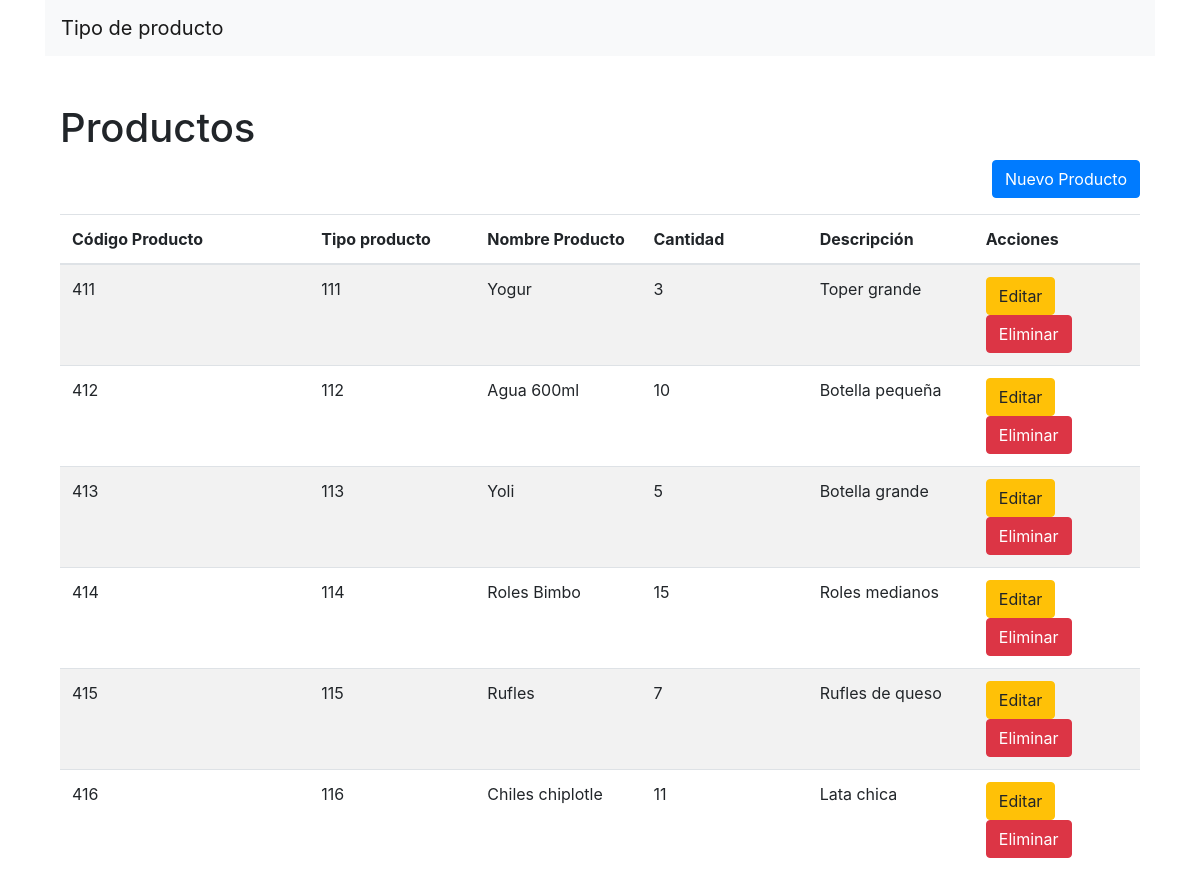
/?c=producto, run on the app's committed database.
### tables this page shows
CREATE TABLE `producto` (
  `idProducto` int(10) UNSIGNED NOT NULL,
  `nit` varchar(20) NOT NULL,
  `nomprod` varchar(100) NOT NULL,
  `precioU` float NOT NULL,
  `descrip` text
);

### Controller/producto.controller.php (called while the page is built, shortened)
<?php
require_once 'model/producto.php';
class ProductoController{
    public function __CONSTRUCT(){
        $this->model = new producto();
    }
    public function Index(){
        require_once 'view/header.php';
        require_once 'view/producto/producto.php';
    }
}

### Model/database.php (called while the page is built)
<?php
class Database
{
    public static function Conectar()
    {
        $pdo = new PDO('mysql:host=localhost;dbname=mvc_php;charset=utf8', 'root', '');
        $pdo->setAttribute(PDO::ATTR_ERRMODE, PDO::ERRMODE_EXCEPTION);
        return $pdo;
    }
}

### Model/producto.php (called while the page is built, shortened)
<?php
class producto
{
	private $pdo;
	public function __CONSTRUCT()
	{
		try
		{
			$this->pdo = Database::Conectar();
		}
		catch(Exception $e)
		{
			die($e->getMessage());
		}
	}
	public function Listar()
	{
		try
		{
			$stm = $this->pdo->prepare("SELECT * FROM producto");
			$stm->execute();
			return $stm->fetchAll(PDO::FETCH_OBJ);
		}
		catch(Exception $e)
		{
			die($e->getMessage());
		}
	}
}

### View/producto/producto.php (the view, shortened to what this page needs)
<!DOCTYPE html>
<html lang="en">
<head>
    <link href="https://maxcdn.bootstrapcdn.com/bootstrap/4.0.0/css/bootstrap.min.css" rel="stylesheet">
</head>
<body>
<nav class="navbar navbar-expand-lg navbar-light bg-light">
    <a class="navbar-brand" href="?c=proveedor">Tipo de producto</a>
</nav>
<div class="container mt-5">
    <h1 class="page-header">Productos</h1>
    <div class="text-right mb-3">
        <a class="btn btn-primary" href="?c=producto&a=Nuevo">Nuevo Producto</a>
    </div>
    <table class="table table-striped">
        <thead>
            <tr>
                <th style="width:180px;">Código Producto</th>
                <th style="width:120px;">Tipo producto</th>
                <th style="width:120px;">Nombre Producto</th>
                <th style="width:120px;">Cantidad</th>
                <th style="width:120px;">Descripción</th>
                <th style="width:120px;">Acciones</th>
            </tr>
        </thead>
        <tbody>
        <?php foreach($this->model->Listar() as $r): ?>
            <tr>
                <td><?php echo $r->idProducto; ?></td>
                <td><?php echo $r->nit; ?></td>
                <td><?php echo $r->nomprod; ?></td>
                <td><?php echo $r->precioU; ?></td>
                <td><?php echo $r->descrip; ?></td>
                <td>
                    <a class="btn btn-warning" href="?c=producto&a=Crud&idProducto=<?php echo $r->idProducto; ?>">Editar</a>
                    <a class="btn btn-danger" onclick="javascript:return confirm('¿Seguro de eliminar este registro?');" href="?c=producto&a=Eliminar&idProducto=<?php echo $r->idProducto; ?>">Eliminar</a>
                </td>
            </tr>
        <?php endforeach; ?>
        </tbody>
    </table>
</div>
</body>
</html>

### data on the page
producto: idProducto "411", nit "111", nomprod "Yogur", precioU "3", descrip "Toper grande"
producto: idProducto "412", nit "112", nomprod "Agua 600ml", precioU "10", descrip "Botella pequeña"
producto: idProducto "413", nit "113", nomprod "Yoli", precioU "5", descrip "Botella grande"
producto: idProducto "414", nit "114", nomprod "Roles Bimbo", precioU "15", descrip "Roles medianos"
producto: idProducto "415", nit "115", nomprod "Rufles", precioU "7", descrip "Rufles de queso"
producto: idProducto "416", nit "116", nomprod "Chiles chiplotle", precioU "11", descrip "Lata chica"
